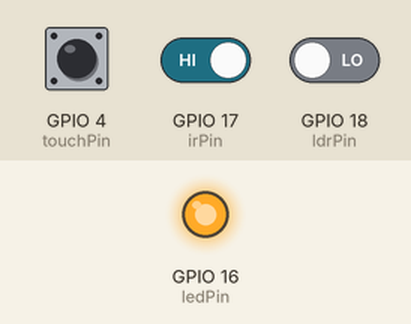
Bench run of a sketch on a simulated ESP32. Shown: output pins drawn as LEDs (lit = HIGH). Inputs (shaded band) come from the test bench; at power-on: GPIO 4 (touchPin) HIGH, GPIO 17 (irPin) HIGH, GPIO 18 (ldrPin) LOW. What the sketch prints to the serial monitor is not drawn.

Above: at 0.1 s.
Timing chart, 0 to 1.6 s (numbered marks = the images above):
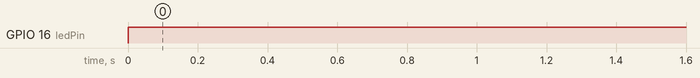

Measured:
- by itself, GPIO 16 (ledPin): LOW → HIGH at 0.00 s

The sketch:

IR_LDR_Sensor.ino
```cpp
const int touchPin = 4;
const int irPin = 17;
const int ldrPin = 18;   // DO
const int ledPin = 16;

int touchValue;
int irState;
int ldrState;

void setup() {
  Serial.begin(115200);

  pinMode(ledPin, OUTPUT);
  pinMode(irPin, INPUT);
  pinMode(ldrPin, INPUT);
}

void loop() {

  touchValue = touchRead(touchPin);
  irState = digitalRead(irPin);
  ldrState = digitalRead(ldrPin);

  Serial.print("Touch: ");
  Serial.print(touchValue);
  Serial.print(" | IR: ");
  Serial.print(irState);
  Serial.print(" | LDR: ");
  Serial.println(ldrState);

  // asumsi: LOW = aktif (gelap / ada objek)
  if (touchValue < 800 || irState == LOW || ldrState == HIGH) {
    digitalWrite(ledPin, HIGH);
  }
  else {
    digitalWrite(ledPin, LOW);
  }

  delay(20);
}
```
